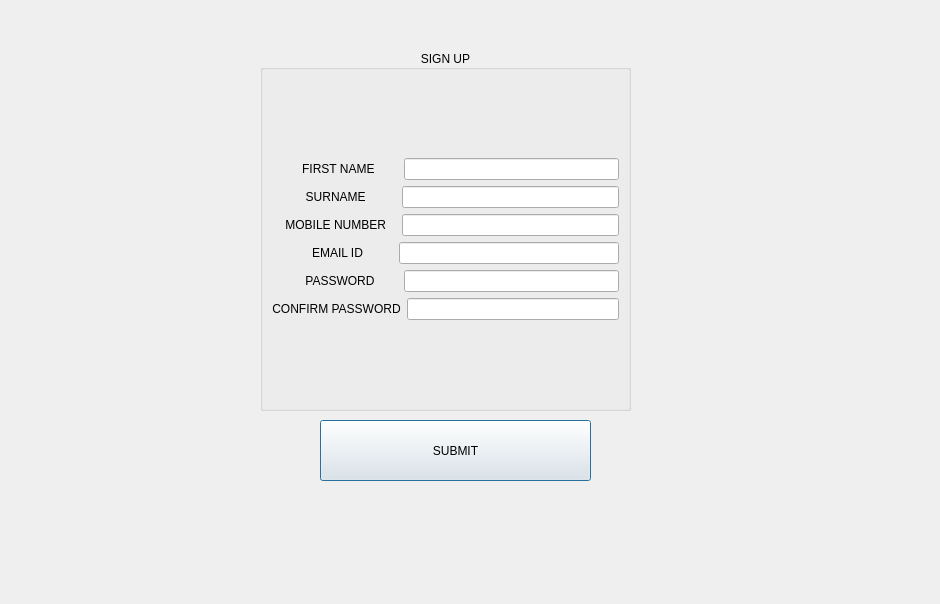
<?xml version="1.0" encoding="UTF-8"?>
<ui version="4.0">
 <class>Dialog</class>
 <widget class="QDialog" name="Dialog">
  <property name="geometry">
   <rect>
    <x>0</x>
    <y>0</y>
    <width>940</width>
    <height>604</height>
   </rect>
  </property>
  <property name="windowTitle">
   <string>Dialog</string>
  </property>
  <widget class="QGroupBox" name="groupBox_2">
   <property name="geometry">
    <rect>
     <x>260</x>
     <y>50</y>
     <width>371</width>
     <height>361</height>
    </rect>
   </property>
   <property name="title">
    <string>SIGN UP</string>
   </property>
   <property name="alignment">
    <set>Qt::AlignCenter</set>
   </property>
   <property name="flat">
    <bool>false</bool>
   </property>
   <property name="checkable">
    <bool>false</bool>
   </property>
   <layout class="QVBoxLayout" name="verticalLayout_5">
    <item>
     <layout class="QVBoxLayout" name="verticalLayout_6">
      <item>
       <layout class="QHBoxLayout" name="horizontalLayout_9">
        <item>
         <widget class="QLabel" name="label_8">
          <property name="text">
           <string>         FIRST NAME       </string>
          </property>
          <property name="alignment">
           <set>Qt::AlignCenter</set>
          </property>
         </widget>
        </item>
        <item>
         <widget class="QLineEdit" name="lineEdit_4">
          <property name="alignment">
           <set>Qt::AlignJustify|Qt::AlignVCenter</set>
          </property>
         </widget>
        </item>
       </layout>
      </item>
      <item>
       <layout class="QHBoxLayout" name="horizontalLayout_8">
        <item>
         <widget class="QLabel" name="label_9">
          <property name="text">
           <string>          SURNAME         </string>
          </property>
          <property name="alignment">
           <set>Qt::AlignCenter</set>
          </property>
         </widget>
        </item>
        <item>
         <widget class="QLineEdit" name="lineEdit_5"/>
        </item>
       </layout>
      </item>
      <item>
       <layout class="QHBoxLayout" name="horizontalLayout_7">
        <item>
         <widget class="QLabel" name="label_10">
          <property name="text">
           <string>    MOBILE NUMBER   </string>
          </property>
          <property name="alignment">
           <set>Qt::AlignCenter</set>
          </property>
         </widget>
        </item>
        <item>
         <widget class="QLineEdit" name="lineEdit_6"/>
        </item>
       </layout>
      </item>
      <item>
       <layout class="QHBoxLayout" name="horizontalLayout_6">
        <item>
         <widget class="QLabel" name="label_11">
          <property name="text">
           <string>            EMAIL ID         </string>
          </property>
          <property name="alignment">
           <set>Qt::AlignCenter</set>
          </property>
         </widget>
        </item>
        <item>
         <widget class="QLineEdit" name="lineEdit_10">
          <property name="layoutDirection">
           <enum>Qt::LeftToRight</enum>
          </property>
          <property name="echoMode">
           <enum>QLineEdit::Password</enum>
          </property>
          <property name="alignment">
           <set>Qt::AlignLeading|Qt::AlignLeft|Qt::AlignVCenter</set>
          </property>
         </widget>
        </item>
       </layout>
      </item>
      <item>
       <layout class="QHBoxLayout" name="horizontalLayout_5">
        <item>
         <widget class="QLabel" name="label_12">
          <property name="text">
           <string>          PASSWORD       </string>
          </property>
          <property name="alignment">
           <set>Qt::AlignCenter</set>
          </property>
         </widget>
        </item>
        <item>
         <widget class="QLineEdit" name="lineEdit_11">
          <property name="layoutDirection">
           <enum>Qt::LeftToRight</enum>
          </property>
          <property name="echoMode">
           <enum>QLineEdit::Password</enum>
          </property>
          <property name="alignment">
           <set>Qt::AlignLeading|Qt::AlignLeft|Qt::AlignVCenter</set>
          </property>
         </widget>
        </item>
       </layout>
      </item>
      <item>
       <layout class="QHBoxLayout" name="horizontalLayout_4">
        <item>
         <widget class="QLabel" name="label_13">
          <property name="text">
           <string>CONFIRM PASSWORD</string>
          </property>
          <property name="alignment">
           <set>Qt::AlignCenter</set>
          </property>
         </widget>
        </item>
        <item>
         <widget class="QLineEdit" name="lineEdit_12">
          <property name="text">
           <string/>
          </property>
         </widget>
        </item>
       </layout>
      </item>
     </layout>
    </item>
   </layout>
  </widget>
  <widget class="QLabel" name="register_status">
   <property name="geometry">
    <rect>
     <x>220</x>
     <y>520</y>
     <width>451</width>
     <height>61</height>
    </rect>
   </property>
   <property name="font">
    <font>
     <pointsize>12</pointsize>
     <bold>true</bold>
    </font>
   </property>
   <property name="text">
    <string/>
   </property>
  </widget>
  <widget class="QPushButton" name="submit">
   <property name="geometry">
    <rect>
     <x>320</x>
     <y>420</y>
     <width>271</width>
     <height>61</height>
    </rect>
   </property>
   <property name="styleSheet">
    <string notr="true"/>
   </property>
   <property name="text">
    <string>SUBMIT</string>
   </property>
  </widget>
 </widget>
 <resources/>
 <connections/>
</ui>
